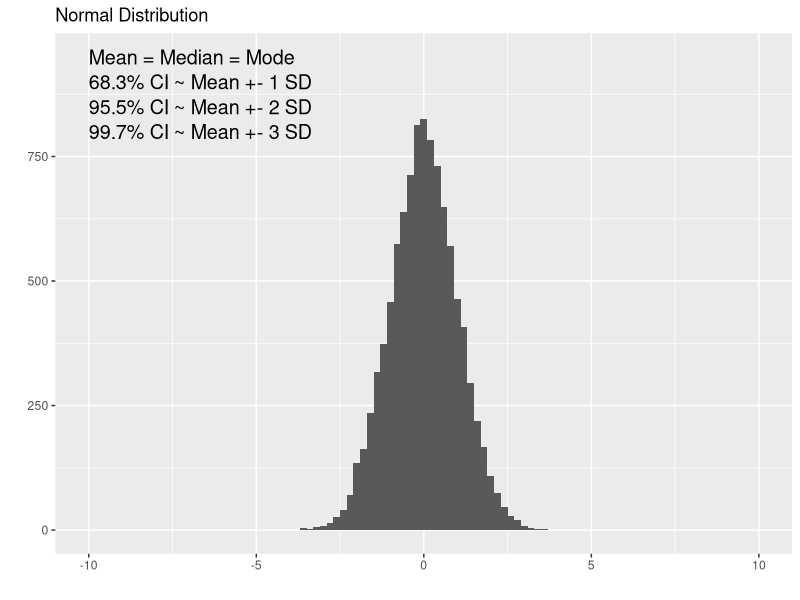
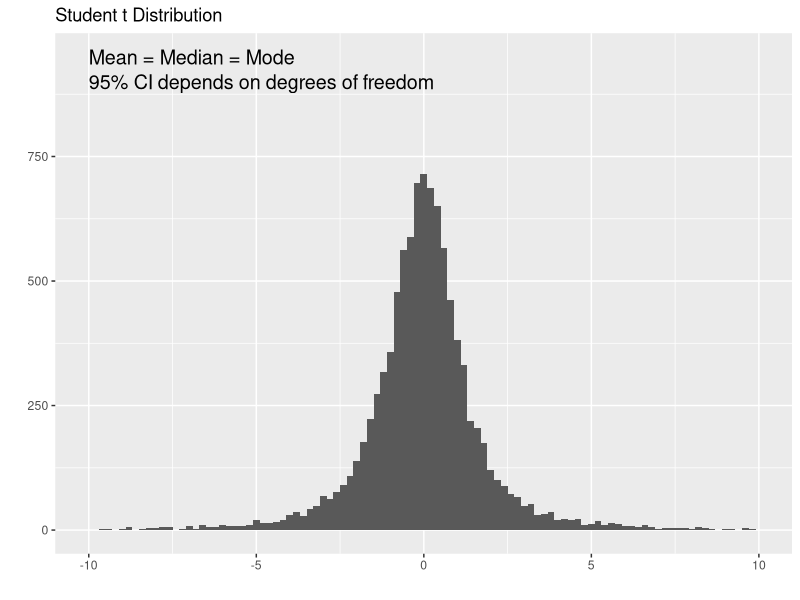
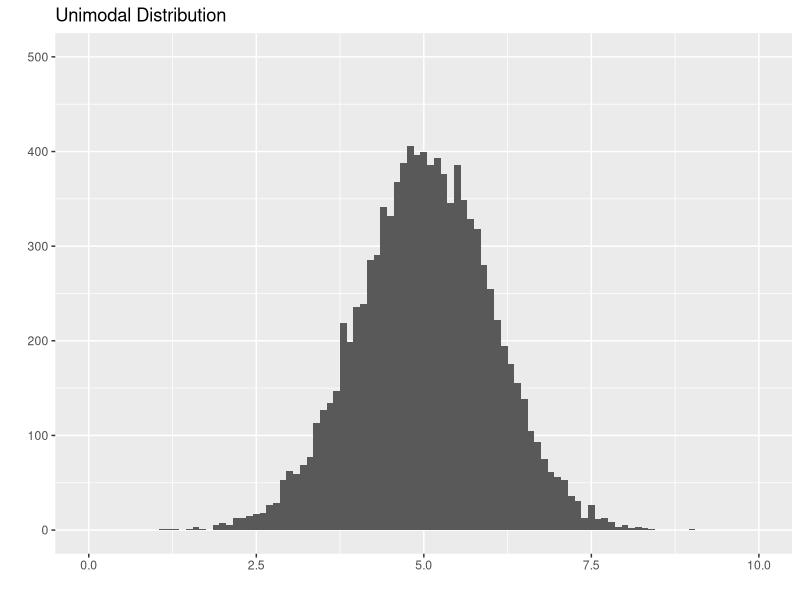
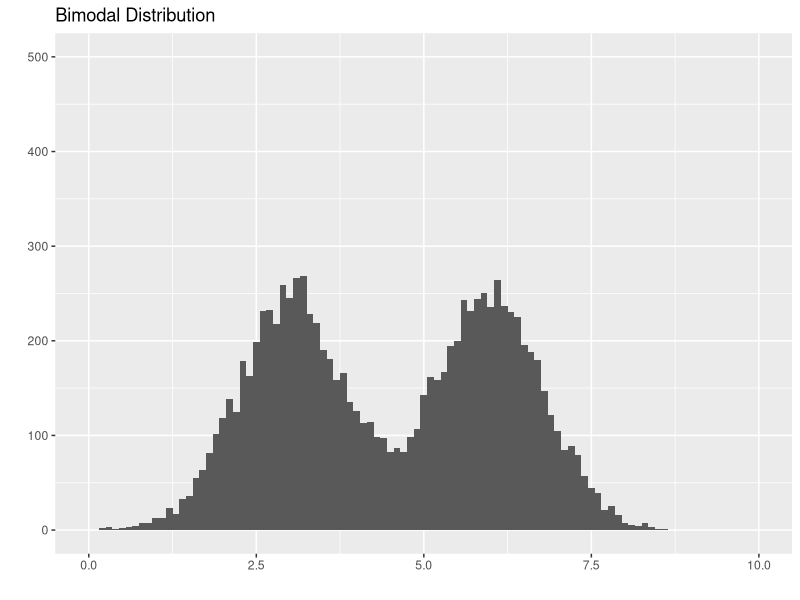
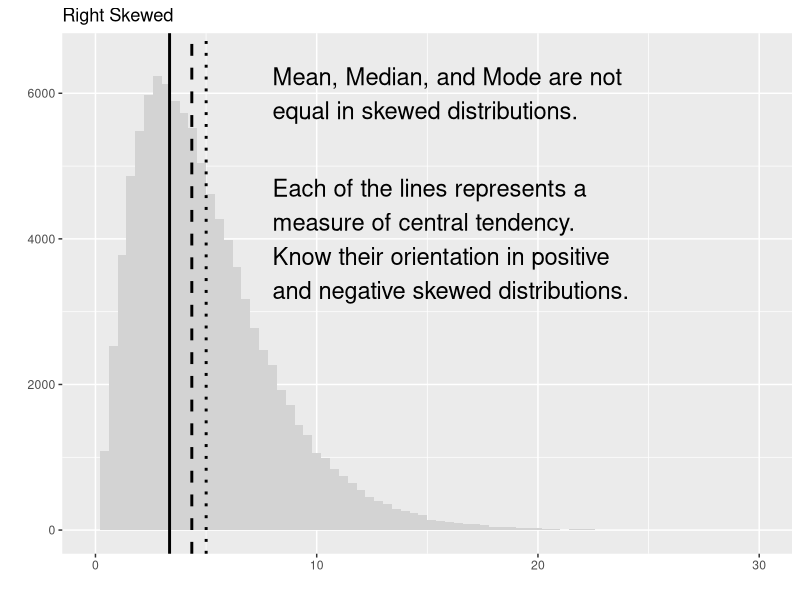
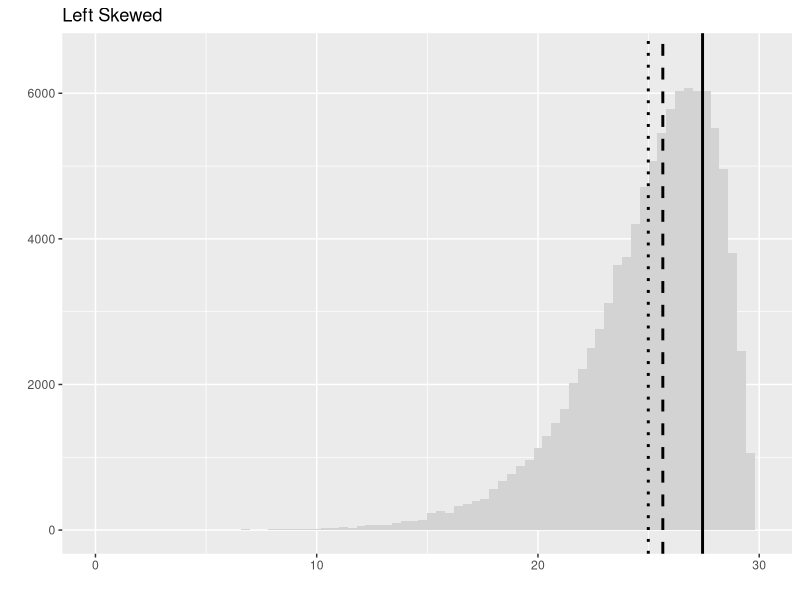
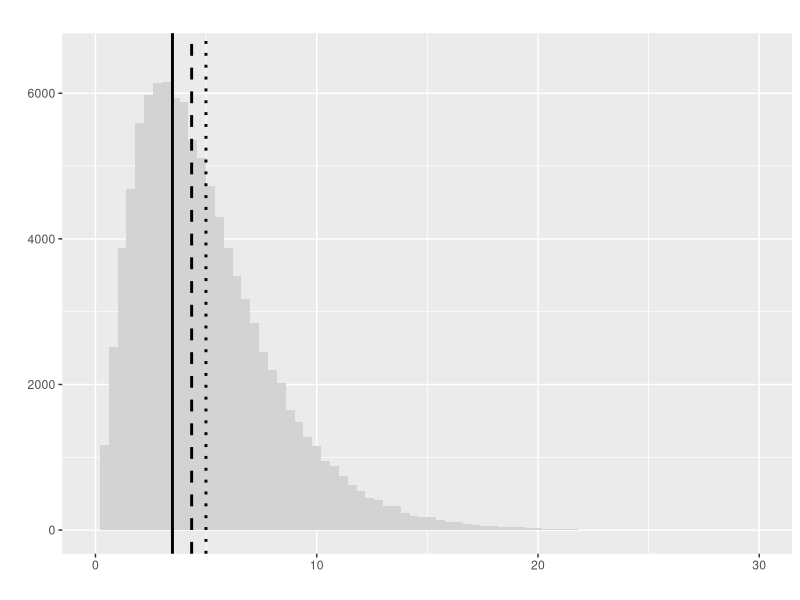
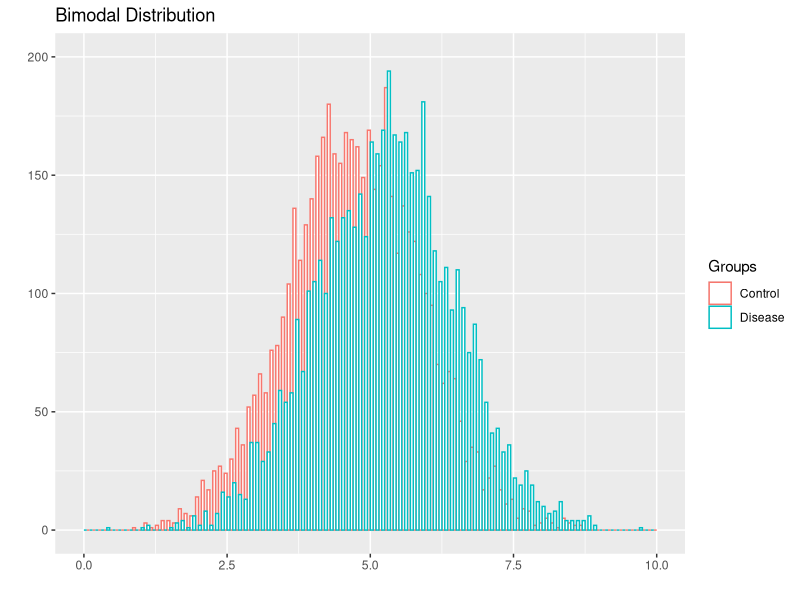

Here is the R script that generated these plots, in order:
## ---- chunk 1
library(ggplot2)
library(cowplot)
norm <- rnorm(10000, sd = 1)
ggplot(data.frame(data = norm), aes(data)) + 
  geom_histogram(binwidth = 0.2) + 
  xlim(-10, 10) + 
  ylim(0, 950) +
  ggtitle("Normal Distribution") + 
  labs(x="", y="") +
  annotate("text", x = -10, y = 950, label = "Mean = Median = Mode", size=5, hjust = 0) +
  annotate("text", x = -10, y = 900, label = "68.3% CI ~ Mean +- 1 SD", size=5, hjust = 0) +
  annotate("text", x = -10, y = 850, label = "95.5% CI ~ Mean +- 2 SD", size=5, hjust = 0) +
  annotate("text", x = -10, y = 800, label = "99.7% CI ~ Mean +- 3 SD", size=5, hjust = 0)
## ---- chunk 2
library(ggplot2)
library(cowplot)
studentt <- rt(10000, df=2)
ggplot(data.frame(data = studentt), aes(data)) + 
  geom_histogram(binwidth = 0.2)  + 
  xlim(-10, 10) + 
  ylim(0, 950) +
  ggtitle("Student t Distribution") + 
  labs(x="", y="") +
  annotate("text", x = -10, y = 950, label = "Mean = Median = Mode", size=5, hjust = 0) +
  annotate("text", x = -10, y = 900, label = "95% CI depends on degrees of freedom", size=5, hjust = 0)
## ---- chunk 3
library(ggplot2)
library(cowplot)
norm <- rnorm(10000, mean = 5, sd = 1)
ggplot(data.frame(data = norm), aes(data)) + 
  geom_histogram(binwidth = 0.1) + 
  xlim(0, 10) + 
  ylim(0, 500) +
  ggtitle("Unimodal Distribution") + 
  labs(x="", y="")
## ---- chunk 4
library(ggplot2)
library(cowplot)
norm1 <- rnorm(5000, mean = 3, sd = 0.8)
norm2 <- rnorm(5000, mean = 6, sd = 0.8)
ggplot(data.frame(data = c(norm1, norm2)), aes(data)) + 
  geom_histogram(binwidth = 0.1) + 
  xlim(0, 10) + 
  ylim(0, 500) +
  ggtitle("Bimodal Distribution") + 
  labs(x="", y="")
## ---- chunk 5
library(ggplot2)
library(cowplot)
Mode <- function(x) {
  ux <- unique(x)
  ux[which.max(tabulate(match(x, ux)))]
}
r.skew <- rchisq(100000, df = 5)
ggplot(data.frame(data = r.skew), aes(data)) +
  geom_histogram(binwidth = 0.4, fill = 'lightgray') + 
  geom_vline(xintercept = mean(r.skew), linetype = 'dotted', lwd = 1) +
  geom_vline(xintercept = median(r.skew), linetype = "dashed", lwd = 1) +
  geom_vline(xintercept = Mode(round(r.skew, digits = 2)), linetype = "solid", lwd = 1) +
  xlim(0, 30) + 
  ylim(0, 6500) +
  ggtitle("Right Skewed") + 
  labs(x="", y="") +
  annotate("text", x = 8, y = 6000, label = "Mean, Median, and Mode are not\nequal in skewed distributions.", size = 6, hjust = 0) +
  annotate("text", x = 8, y = 4000, label = "Each of the lines represents a\nmeasure of central tendency.\nKnow their orientation in positive\nand negative skewed distributions.", size = 6, hjust = 0)
## ---- chunk 6
library(ggplot2)
library(cowplot)
Mode <- function(x) {
  ux <- unique(x)
  ux[which.max(tabulate(match(x, ux)))]
}
l.skew <- 30 - rchisq(100000, df = 5)
ggplot(data.frame(data = l.skew), aes(data)) + 
  geom_histogram(binwidth = 0.4, fill = 'lightgray') + 
  geom_vline(xintercept = mean(l.skew), linetype = 'dotted', lwd = 1) +
  geom_vline(xintercept = median(l.skew), linetype = "dashed", lwd = 1) +
  geom_vline(xintercept = Mode(round(l.skew, digits = 2)), linetype = "solid", lwd = 1) +
  xlim(0, 30) + 
  ylim(0, 6500) +
  ggtitle("Left Skewed") + 
  labs(x="", y="")
## ---- chunk 7
library(ggplot2)
library(cowplot)
Mode <- function(x) {
  ux <- unique(x)
  ux[which.max(tabulate(match(x, ux)))]
}
r.skew <- rchisq(100000, df = 5)
ggplot(data.frame(data = r.skew), aes(data)) +
  geom_histogram(binwidth = 0.4, fill = 'lightgray') + 
  geom_vline(xintercept = mean(r.skew), linetype = 'dotted', lwd = 1) +
  geom_vline(xintercept = median(r.skew), linetype = "dashed", lwd = 1) +
  geom_vline(xintercept = Mode(round(r.skew, digits = 2)), linetype = "solid", lwd = 1) +
  xlim(0, 30) + 
  ylim(0, 6500) +
  ggtitle("") + 
  labs(x="", y="")
## ---- chunk 8
library(ggplot2)
library(cowplot)
norm1 <- rnorm(5000, mean = 4.75, sd = 1.2)
norm2 <- rnorm(5000, mean = 5.25, sd = 1.2)
ggplot(data.frame(data = c(norm1, norm2), Groups = c(rep('Control', length(norm1)), rep('Disease', length(norm2)))), aes(data, color = Groups)) + 
  geom_histogram(binwidth = 0.1, fill = 'white', position="dodge") + 
  xlim(0, 10) + 
  ylim(0, 200) +
  ggtitle("Bimodal Distribution") + 
  labs(x="", y="")
## ---- chunk 9
  norm1 <- rnorm(5000, mean = 4.75, sd = 1.2)
  norm2 <- rnorm(5000, mean = 5.25, sd = 1.2)
  (t.test(norm1, norm2))$p.value
## ---- chunk 10
library(ggplot2)
library(cowplot)
pos <- ggplot(mtcars, aes(x=wt, y=hp)) + 
  geom_point() + 
  ggtitle("Positive Correlation") + 
  labs(x="Weight", y="Horse Power")
neg <- ggplot(mtcars, aes(x=wt, y=mpg)) + 
  geom_point() + 
  ggtitle("Negative Correlation") + 
  labs(x="Weight", y="Fuel Efficiency (mpg)")

plot_grid(pos, neg)
## ---- chunk 11
library(ggplot2)
library(cowplot)
pos <- ggplot(mtcars, aes(x=wt, y=hp)) + 
  geom_point() + 
  geom_smooth(method='lm',formula=y~x) +
  ggtitle("Positive Correlation") + 
  labs(x="Weight", y="Horse Power") +
  xlim(1.5, 5.5) +
  ylim(00, 310) +
  annotate("text", x = 1.6, y = 300, label = paste("r == ", round(cor(mtcars$wt, mtcars$hp), digits = 3), sep = ''), size=5, hjust = 0, parse = TRUE) +
  annotate("text", x = 1.6, y = 280, label = paste("r^2 == ", round(cor(mtcars$wt, mtcars$hp)^2, digits = 3), sep = ''), size=5, hjust = 0, parse = TRUE)
show(pos)
## ---- chunk 12
library(ggplot2)
library(cowplot)
pos <- ggplot(mtcars, aes(x=wt, y=hp)) + 
  geom_point() + 
  geom_smooth(method='lm',formula=y~x) +
  ggtitle("Narrower spread in y-axis") + 
  labs(x="Weight", y="Horse Power") +
  xlim(1.5, 5.5) +
  ylim(0, 310) +
  annotate("text", x = 1.6, y = 300, label = paste("r == ", round(cor(mtcars$wt, mtcars$hp), digits = 3), sep = ''), size=5, hjust = 0, parse = TRUE) +
  annotate("text", x = 1.6, y = 280, label = paste("r^2 == ", round(cor(mtcars$wt, mtcars$hp)^2, digits = 3), sep = ''), size=5, hjust = 0, parse = TRUE)
show(pos)
## ---- chunk 13
library(ggplot2)
library(cowplot)
fit <- lm(hp~wt, data=mtcars)
predicted.y <- predict(fit)
new.y <- mtcars$hp
new.y[new.y - predicted.y > 0] <- new.y + 30
new.y[new.y - predicted.y < 0] <- new.y - 30
newdata <- data.frame(wt=mtcars$wt, hp=new.y)
pos <- ggplot(newdata, aes(x=wt, y=hp)) + 
  geom_point() + 
  geom_smooth(method='lm',formula=y~x) +
  ggtitle("Wider Spread in y-axis") + 
  labs(x="Weight", y="Horse Power") +
  xlim(1.5, 5.5) +
  ylim(0, 310) +
  annotate("text", x = 1.6, y = 300, label = paste("r == ", round(cor(newdata$wt, newdata$hp), digits = 3), sep = ''), size=5, hjust = 0, parse = TRUE) +
  annotate("text", x = 1.6, y = 280, label = paste("r^2 == ", round(cor(newdata$wt, newdata$hp)^2, digits = 3), sep = ''), size=5, hjust = 0, parse = TRUE)
show(pos)
## ---- chunk 14
library(ggplot2)
library(cowplot)
norm1 <- rnorm(5000, mean = 4.25, sd = 1.5)
norm2 <- rnorm(5000, mean = 7.75, sd = 1.5)
ggplot(data.frame(data = c(norm1, norm2), Groups = c(rep('Control', length(norm1)), rep('Disease', length(norm2)))), aes(data, fill = Groups)) + 
  geom_density(alpha=0.2) + 
  geom_vline(xintercept = 6, linetype = 'solid', lwd = 1) +
  scale_fill_manual(values = c("Control" = "blue", "Disease" = "red")) +
  labs(x="Cancer Biomarker", y="Fraction of Patients") +
  annotate("text", x = 1.5, y = 0.02, label = "True\nNegative", size=5, hjust = 0) +
  annotate("text", x = 4.7, y = 0.02, label = "False\nNegative", size=5, hjust = 0) +
  annotate("text", x = 6.35, y = 0.02, label = "False\nPositive", size=5, hjust = 0) +
  annotate("text", x = 9.2, y = 0.02, label = "True\nPositive", size=5, hjust = 0)
## ---- chunk 15
library(ggplot2)
library(cowplot)
norm1 <- rnorm(5000, mean = 4.25, sd = 1.5)
norm2 <- rnorm(5000, mean = 7.75, sd = 1.5)
ggplot(data.frame(data = c(norm1, norm2), Groups = c(rep('Control', length(norm1)), rep('Disease', length(norm2)))), aes(data, fill = Groups)) + 
  geom_density(alpha=0.2) + 
  geom_vline(xintercept = 6, linetype = 'solid', lwd = 1) +
  scale_fill_manual(values = c("Control" = "white", "Disease" = "red")) +
  labs(x="Cancer Biomarker", y="Fraction of Patients") +
  annotate("text", x = 1.5, y = 0.02, label = "True\nNegative", size=5, hjust = 0, color = '#dddddd') +
  annotate("text", x = 4.7, y = 0.02, label = "False\nNegative", size=5, hjust = 0) +
  annotate("text", x = 6.35, y = 0.02, label = "False\nPositive", size=5, hjust = 0, color = '#dddddd') +
  annotate("text", x = 9.2, y = 0.02, label = "True\nPositive", size=5, hjust = 0)
## ---- chunk 16
library(ggplot2)
library(cowplot)
norm1 <- rnorm(5000, mean = 4.25, sd = 1.5)
norm2 <- rnorm(5000, mean = 7.75, sd = 1.5)
ggplot(data.frame(data = c(norm1, norm2), Groups = c(rep('Control', length(norm1)), rep('Disease', length(norm2)))), aes(data, fill = Groups)) + 
  geom_density(alpha=0.2) + 
  geom_vline(xintercept = 6, linetype = 'solid', lwd = 1) +
  scale_fill_manual(values = c("Control" = "blue", "Disease" = "white")) +
  labs(x="Cancer Biomarker", y="Fraction of Patients") +
  annotate("text", x = 1.5, y = 0.02, label = "True\nNegative", size=5, hjust = 0) +
  annotate("text", x = 4.7, y = 0.02, label = "False\nNegative", size=5, hjust = 0, color = '#dddddd') +
  annotate("text", x = 6.35, y = 0.02, label = "False\nPositive", size=5, hjust = 0) +
  annotate("text", x = 9.2, y = 0.02, label = "True\nPositive", size=5, hjust = 0, color = '#dddddd')
## ---- chunk 17
library(ggplot2)
library(cowplot)
n = 1000
prevalence <- seq(0, 1, by = 0.001)
sensitivity <- 0.9
specificity <- 0.9
TP <- n * prevalence
TN <- n - TP
FP <- n * (1 - specificity)
FN <- n * prevalence * (1 - sensitivity)
PPV <- TP / (TP + FP)
data <- data.frame(x = prevalence, y = PPV)
ggplot(data, aes(x = x, y = y)) + 
  geom_line() +
  ylim(0, 1) + 
  labs(x="Prevalence", y="Positive Predictive Value")
## ---- chunk 18
library(ggplot2)
library(cowplot)
n = 1000
prevalence <- seq(0, 1, by = 0.001)
sensitivity <- 0.5
specificity <- 0.9
TP <- n * prevalence
TN <- n - TP
FP <- n * (1 - specificity)
FN <- n * prevalence * (1 - sensitivity)
PPV <- TP / (TP + FP)
data <- data.frame(x = prevalence, y = PPV)
ggplot(data, aes(x = x, y = y)) + 
  geom_line() +
  ylim(0, 1) + 
  labs(x="Prevalence", y="Positive Predictive Value") +
  annotate('text', x = 0.5, y = 0.5, label = "50% Sensitive and 90% Specific", size = 5)
## ---- chunk 19
library(ggplot2)
library(cowplot)
n = 1000
prevalence <- seq(0, 1, by = 0.001)
sensitivity <- 0.9
specificity <- 0.5
TP <- n * prevalence
TN <- n - TP
FP <- n * (1 - specificity)
FN <- n * prevalence * (1 - sensitivity)
PPV <- TP / (TP + FP)
data <- data.frame(x = prevalence, y = PPV)
ggplot(data, aes(x = x, y = y)) + 
  geom_line() +
  ylim(0, 1) + 
  labs(x="Prevalence", y="Positive Predictive Value") +
  annotate('text', x = 0.5, y = 0.7, label = "90% Sensitive and 50% Specific", size = 5)
## ---- chunk 20
library(ggplot2)
library(cowplot)
norm1 <- rnorm(318900, mean = 5, sd = 1.5)
norm2 <- rnorm(1200, mean = 10, sd = 1.5)
ggplot(data.frame(data = c(norm1, norm2), Groups = c(rep('Control', length(norm1)), rep('Disease', length(norm2)))), aes(x=data, fill=Groups)) + 
  geom_histogram(alpha = 0.2, position="identity", binwidth = 0.1) + 
  geom_vline(xintercept = 9, linetype = 'solid', lwd = 1) +
  scale_fill_manual(values = c("Control" = "blue", "Disease" = "red")) +
  labs(x="HIV Test", y="Number of Patients")
## ---- chunk 21
library(ggplot2)
library(cowplot)
norm1 <- rnorm(5000, mean = 4.25, sd = 1.5)
norm2 <- rnorm(5000, mean = 7.75, sd = 1.5)
ggplot(data.frame(data = c(norm1, norm2), Groups = c(rep('Control', length(norm1)), rep('Disease', length(norm2)))), aes(data, fill = Groups)) + 
  geom_density(alpha=0.2) + 
  geom_vline(xintercept = 5, linetype = 'solid', lwd = 1) +
  geom_vline(xintercept = 7, linetype = 'dotted', lwd = 1) +
  scale_fill_manual(values = c("Control" = "blue", "Disease" = "red")) +
  labs(x="Cancer Biomarker", y="Fraction of Patients")
## ---- chunk 22

dat <- data.frame(Groups = c('Control', 'Treatment'), Risk = c(0.6, 0.34))
ggplot(data=dat, aes(x=Groups, y=Risk)) +
  geom_bar(colour="black", stat="identity") +
  ylim(0,1) + 
  annotate("segment", x = 2, xend = 2, y = 0.34, yend = 0.6, colour = "red", size = 1.5) +
  annotate("text", x = 1.95, y = 0.47, colour = "red", size = 4, label = "Risk Difference", angle = 90)
